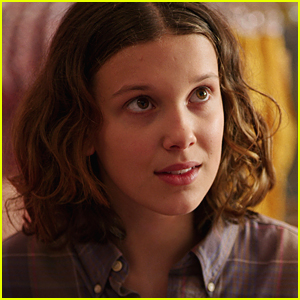
#> input picture eleven.jpg, 300 x 300 px
$ jupyter execute Image_Cartoonization.ipynb
#> lines starting #> are read from the running program, lines starting #| are printed output that depends on the picture; after the words box and inside, x2 and y2 are one past the last pixel; in counts of white or black regions, pixels touching at a corner belong together
[cell 1]
#importing libraries
import cv2
import numpy as np

[cell 2]
#Reading Image
img= cv2.imread("eleven.jpg")
#> img is the input picture: shape (300, 300, 3); mean B, G, R 41.1, 65.3, 100.1

[cell 3]
#Edges
gray= cv2.cvtColor(img, cv2.COLOR_BGR2GRAY)
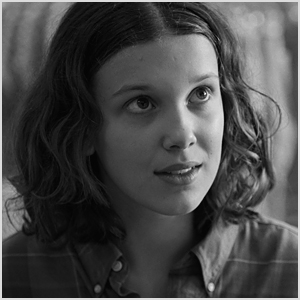
#> gray: shape (300, 300); min 4, max 254, mean 72.9
gray= cv2.medianBlur(gray,5)
edges= cv2.adaptiveThreshold(gray,255,
       cv2.ADAPTIVE_THRESH_MEAN_C,
       cv2.THRESH_BINARY,9,9)
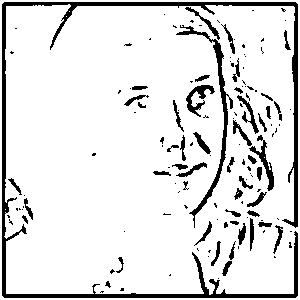
#> edges: shape (300, 300); 88.4% white; 136 black regions (87 under 20 px), largest, box (x1, y1, x2, y2) and area: (2, 2, 298, 298) 5253, (176, 25, 233, 228) 1032, (249, 135, 274, 191) 333

[cell 4]
#Cartoonization
color = cv2.bilateralFilter(img, 9,250,250)
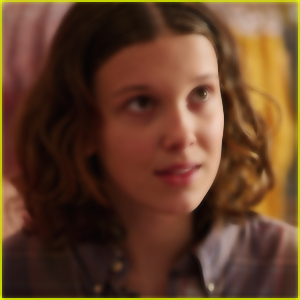
#> color: shape (300, 300, 3); mean B, G, R 41.2, 64.8, 99.8
cartoon = cv2.bitwise_and(color, color, mask=edges)
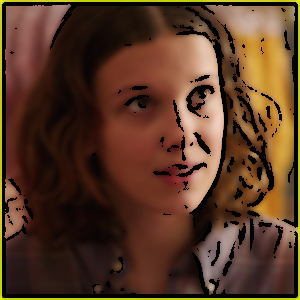
#> cartoon: shape (300, 300, 3); mean B, G, R 36.4, 57, 88.2

from google.colab.patches import cv2_imshow
cv2_imshow(img)
cv2_imshow(edges)
cv2_imshow(cartoon)
cv2.waitKey(0)
cv2.destroyAllWindows()
